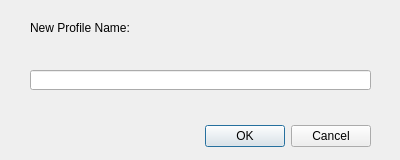
<?xml version="1.0" encoding="UTF-8"?>
<ui version="4.0">
 <class>DeviceProfileSaveDialog</class>
 <widget class="QWidget" name="DeviceProfileSaveDialog">
  <property name="geometry">
   <rect>
    <x>0</x>
    <y>0</y>
    <width>400</width>
    <height>160</height>
   </rect>
  </property>
  <property name="windowTitle">
   <string>Form</string>
  </property>
  <widget class="QDialogButtonBox" name="buttonBox">
   <property name="geometry">
    <rect>
     <x>30</x>
     <y>120</y>
     <width>341</width>
     <height>32</height>
    </rect>
   </property>
   <property name="orientation">
    <enum>Qt::Horizontal</enum>
   </property>
   <property name="standardButtons">
    <set>QDialogButtonBox::Cancel|QDialogButtonBox::Ok</set>
   </property>
  </widget>
  <widget class="QLabel" name="label">
   <property name="geometry">
    <rect>
     <x>30</x>
     <y>20</y>
     <width>341</width>
     <height>16</height>
    </rect>
   </property>
   <property name="text">
    <string>New Profile Name:</string>
   </property>
  </widget>
  <widget class="QLineEdit" name="lineEdit">
   <property name="geometry">
    <rect>
     <x>30</x>
     <y>70</y>
     <width>341</width>
     <height>20</height>
    </rect>
   </property>
  </widget>
 </widget>
 <resources/>
 <connections/>
</ui>
